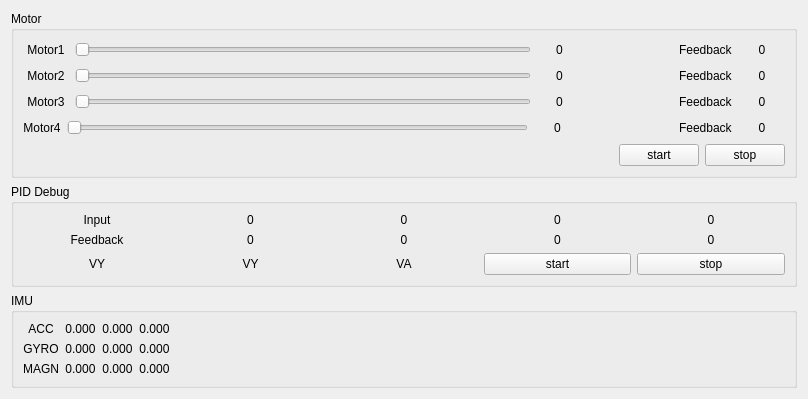
     <widget class="QWidget" name="tab_4">
      <attribute name="title">
       <string>Tab 2</string>
      </attribute>
      <layout class="QVBoxLayout" name="verticalLayout_6">
       <item>
        <widget class="QGroupBox" name="groupBox_4">
         <property name="title">
          <string>Motor</string>
         </property>
         <layout class="QVBoxLayout" name="verticalLayout_5" stretch="0,0,0,0,0">
          <item>
           <layout class="QHBoxLayout" name="horizontalLayout_7" stretch="1,10,1,2,1,1">
            <item>
             <widget class="QLabel" name="label_7">
              <property name="text">
               <string>Motor1</string>
              </property>
              <property name="alignment">
               <set>Qt::AlignCenter</set>
              </property>
             </widget>
            </item>
            <item>
             <widget class="QSlider" name="slider_set_pwm1">
              <property name="orientation">
               <enum>Qt::Horizontal</enum>
              </property>
             </widget>
            </item>
            <item>
             <widget class="QLabel" name="label_set_pwm1">
              <property name="text">
               <string>0</string>
              </property>
              <property name="alignment">
               <set>Qt::AlignCenter</set>
              </property>
             </widget>
            </item>
            <item>
             <spacer name="horizontalSpacer_10">
              <property name="orientation">
               <enum>Qt::Horizontal</enum>
              </property>
              <property name="sizeHint" stdset="0">
               <size>
                <width>40</width>
                <height>20</height>
               </size>
              </property>
             </spacer>
            </item>
            <item>
             <widget class="QLabel" name="label_10">
              <property name="text">
               <string>Feedback</string>
              </property>
             </widget>
            </item>
            <item>
             <widget class="QLabel" name="label_feedback1">
              <property name="text">
               <string>0</string>
              </property>
              <property name="alignment">
               <set>Qt::AlignCenter</set>
              </property>
             </widget>
            </item>
           </layout>
          </item>
          <item>
           <layout class="QHBoxLayout" name="horizontalLayout_8" stretch="1,10,1,2,1,1">
            <item>
             <widget class="QLabel" name="label_8">
              <property name="text">
               <string>Motor2</string>
              </property>
              <property name="alignment">
               <set>Qt::AlignCenter</set>
              </property>
             </widget>
            </item>
            <item>
             <widget class="QSlider" name="slider_set_pwm2">
              <property name="orientation">
               <enum>Qt::Horizontal</enum>
              </property>
             </widget>
            </item>
            <item>
             <widget class="QLabel" name="label_set_pwm2">
              <property name="text">
               <string>0</string>
              </property>
              <property name="alignment">
               <set>Qt::AlignCenter</set>
              </property>
             </widget>
            </item>
            <item>
             <spacer name="horizontalSpacer_11">
              <property name="orientation">
               <enum>Qt::Horizontal</enum>
              </property>
              <property name="sizeHint" stdset="0">
               <size>
                <width>40</width>
                <height>20</height>
               </size>
              </property>
             </spacer>
            </item>
            <item>
             <widget class="QLabel" name="label_11">
              <property name="text">
               <string>Feedback</string>
              </property>
             </widget>
            </item>
            <item>
             <widget class="QLabel" name="label_feedback2">
              <property name="text">
               <string>0</string>
              </property>
              <property name="alignment">
               <set>Qt::AlignCenter</set>
              </property>
             </widget>
            </item>
           </layout>
          </item>
          <item>
           <layout class="QHBoxLayout" name="horizontalLayout_9" stretch="1,10,1,2,1,1">
            <item>
             <widget class="QLabel" name="label_9">
              <property name="text">
               <string>Motor3</string>
              </property>
              <property name="alignment">
               <set>Qt::AlignCenter</set>
              </property>
             </widget>
            </item>
            <item>
             <widget class="QSlider" name="slider_set_pwm3">
              <property name="orientation">
               <enum>Qt::Horizontal</enum>
              </property>
             </widget>
            </item>
            <item>
             <widget class="QLabel" name="label_set_pwm3">
              <property name="text">
               <string>0</string>
              </property>
              <property name="alignment">
               <set>Qt::AlignCenter</set>
              </property>
             </widget>
            </item>
            <item>
             <spacer name="horizontalSpacer_12">
              <property name="orientation">
               <enum>Qt::Horizontal</enum>
              </property>
              <property name="sizeHint" stdset="0">
               <size>
                <width>40</width>
                <height>20</height>
               </size>
              </property>
             </spacer>
            </item>
            <item>
             <widget class="QLabel" name="label_12">
              <property name="text">
               <string>Feedback</string>
              </property>
             </widget>
            </item>
            <item>
             <widget class="QLabel" name="label_feedback3">
              <property name="text">
               <string>0</string>
              </property>
              <property name="alignment">
               <set>Qt::AlignCenter</set>
              </property>
             </widget>
            </item>
           </layout>
          </item>
          <item>
           <layout class="QHBoxLayout" name="horizontalLayout_10" stretch="0,10,1,2,1,1">
            <item>
             <widget class="QLabel" name="label_13">
              <property name="text">
               <string>Motor4</string>
              </property>
              <property name="alignment">
               <set>Qt::AlignCenter</set>
              </property>
             </widget>
            </item>
            <item>
             <widget class="QSlider" name="slider_set_pwm4">
              <property name="orientation">
               <enum>Qt::Horizontal</enum>
              </property>
             </widget>
            </item>
            <item>
             <widget class="QLabel" name="label_set_pwm4">
              <property name="text">
               <string>0</string>
              </property>
              <property name="alignment">
               <set>Qt::AlignCenter</set>
              </property>
             </widget>
            </item>
            <item>
             <spacer name="horizontalSpacer_13">
              <property name="orientation">
               <enum>Qt::Horizontal</enum>
              </property>
              <property name="sizeHint" stdset="0">
               <size>
                <width>40</width>
                <height>20</height>
               </size>
              </property>
             </spacer>
            </item>
            <item>
             <widget class="QLabel" name="label_14">
              <property name="text">
               <string>Feedback</string>
              </property>
             </widget>
            </item>
            <item>
             <widget class="QLabel" name="label_feedback4">
              <property name="text">
               <string>0</string>
              </property>
              <property name="alignment">
               <set>Qt::AlignCenter</set>
              </property>
             </widget>
            </item>
           </layout>
          </item>
          <item>
           <layout class="QHBoxLayout" name="horizontalLayout_11">
            <item>
             <spacer name="horizontalSpacer_14">
              <property name="orientation">
               <enum>Qt::Horizontal</enum>
              </property>
              <property name="sizeHint" stdset="0">
               <size>
                <width>40</width>
                <height>20</height>
               </size>
              </property>
             </spacer>
            </item>
            <item>
             <widget class="QPushButton" name="pushButton_start">
              <property name="text">
               <string>start</string>
              </property>
             </widget>
            </item>
            <item>
             <widget class="QPushButton" name="pushButton_stop">
              <property name="text">
               <string>stop</string>
              </property>
             </widget>
            </item>
           </layout>
          </item>
         </layout>
        </widget>
       </item>
       <item>
        <widget class="QGroupBox" name="groupBox_6">
         <property name="title">
          <string>PID Debug</string>
         </property>
         <layout class="QVBoxLayout" name="verticalLayout_7">
          <item>
           <layout class="QHBoxLayout" name="horizontalLayout_13">
            <item>
             <widget class="QLabel" name="label_25">
              <property name="text">
               <string>Input</string>
              </property>
              <property name="alignment">
               <set>Qt::AlignCenter</set>
              </property>
             </widget>
            </item>
            <item>
             <widget class="QLabel" name="label_input_1">
              <property name="text">
               <string>0</string>
              </property>
              <property name="alignment">
               <set>Qt::AlignCenter</set>
              </property>
             </widget>
            </item>
            <item>
             <widget class="QLabel" name="label_input_2">
              <property name="text">
               <string>0</string>
              </property>
              <property name="alignment">
               <set>Qt::AlignCenter</set>
              </property>
             </widget>
            </item>
            <item>
             <widget class="QLabel" name="label_input_3">
              <property name="text">
               <string>0</string>
              </property>
              <property name="alignment">
               <set>Qt::AlignCenter</set>
              </property>
             </widget>
            </item>
            <item>
             <widget class="QLabel" name="label_input_4">
              <property name="text">
               <string>0</string>
              </property>
              <property name="alignment">
               <set>Qt::AlignCenter</set>
              </property>
             </widget>
            </item>
           </layout>
          </item>
          <item>
           <layout class="QHBoxLayout" name="horizontalLayout_14">
            <item>
             <widget class="QLabel" name="label_27">
              <property name="text">
               <string>Feedback</string>
              </property>
              <property name="alignment">
               <set>Qt::AlignCenter</set>
              </property>
             </widget>
            </item>
            <item>
             <widget class="QLabel" name="label_output_1">
              <property name="text">
               <string>0</string>
              </property>
              <property name="alignment">
               <set>Qt::AlignCenter</set>
              </property>
             </widget>
            </item>
            <item>
             <widget class="QLabel" name="label_output_2">
              <property name="text">
               <string>0</string>
              </property>
              <property name="alignment">
               <set>Qt::AlignCenter</set>
              </property>
             </widget>
            </item>
            <item>
             <widget class="QLabel" name="label_output_3">
              <property name="text">
               <string>0</string>
              </property>
              <property name="alignment">
               <set>Qt::AlignCenter</set>
              </property>
             </widget>
            </item>
            <item>
             <widget class="QLabel" name="label_output_4">
              <property name="text">
               <string>0</string>
              </property>
              <property name="alignment">
               <set>Qt::AlignCenter</set>
              </property>
             </widget>
            </item>
           </layout>
          </item>
          <item>
           <layout class="QHBoxLayout" name="horizontalLayout_27">
            <item>
             <widget class="QLabel" name="label_29">
              <property name="text">
               <string>VY</string>
              </property>
              <property name="alignment">
               <set>Qt::AlignCenter</set>
              </property>
             </widget>
            </item>
            <item>
             <widget class="QLabel" name="label_30">
              <property name="text">
               <string>VY</string>
              </property>
              <property name="alignment">
               <set>Qt::AlignCenter</set>
              </property>
             </widget>
            </item>
            <item>
             <widget class="QLabel" name="label_31">
              <property name="text">
               <string>VA</string>
              </property>
              <property name="alignment">
               <set>Qt::AlignCenter</set>
              </property>
             </widget>
            </item>
            <item>
             <widget class="QPushButton" name="pushButton_start_2">
              <property name="text">
               <string>start</string>
              </property>
             </widget>
            </item>
            <item>
             <widget class="QPushButton" name="pushButton_stop_2">
              <property name="text">
               <string>stop</string>
              </property>
             </widget>
            </item>
           </layout>
          </item>
         </layout>
        </widget>
       </item>
       <item>
        <widget class="QGroupBox" name="groupBox_5">
         <property name="title">
          <string>IMU</string>
         </property>
         <layout class="QHBoxLayout" name="horizontalLayout_12">
          <item>
           <layout class="QGridLayout" name="gridLayout_6">
            <item row="2" column="0">
             <widget class="QLabel" name="label_28">
              <property name="text">
               <string>MAGN</string>
              </property>
              <property name="alignment">
               <set>Qt::AlignCenter</set>
              </property>
             </widget>
            </item>
            <item row="2" column="2">
             <widget class="QLabel" name="label_magn_y">
              <property name="text">
               <string>0.000</string>
              </property>
              <property name="alignment">
               <set>Qt::AlignCenter</set>
              </property>
             </widget>
            </item>
            <item row="1" column="0">
             <widget class="QLabel" name="label_26">
              <property name="text">
               <string>GYRO</string>
              </property>
              <property name="alignment">
               <set>Qt::AlignCenter</set>
              </property>
             </widget>
            </item>
            <item row="0" column="0">
             <widget class="QLabel" name="label_24">
              <property name="text">
               <string>ACC</string>
              </property>
              <property name="alignment">
               <set>Qt::AlignCenter</set>
              </property>
             </widget>
            </item>
            <item row="0" column="3">
             <widget class="QLabel" name="label_acc_z">
              <property name="text">
               <string>0.000</string>
              </property>
              <property name="alignment">
               <set>Qt::AlignCenter</set>
              </property>
             </widget>
            </item>
            <item row="0" column="2">
             <widget class="QLabel" name="label_acc_y">
              <property name="text">
               <string>0.000</string>
              </property>
              <property name="alignment">
               <set>Qt::AlignCenter</set>
              </property>
             </widget>
            </item>
            <item row="1" column="1">
             <widget class="QLabel" name="label_gyro_x">
              <property name="text">
               <string>0.000</string>
              </property>
              <property name="alignment">
               <set>Qt::AlignCenter</set>
              </property>
             </widget>
            </item>
            <item row="1" column="3">
             <widget class="QLabel" name="label_gyro_z">
              <property name="text">
               <string>0.000</string>
              </property>
              <property name="alignment">
               <set>Qt::AlignCenter</set>
              </property>
             </widget>
            </item>
            <item row="1" column="2">
             <widget class="QLabel" name="label_gyro_y">
              <property name="text">
               <string>0.000</string>
              </property>
              <property name="alignment">
               <set>Qt::AlignCenter</set>
              </property>
             </widget>
            </item>
            <item row="2" column="3">
             <widget class="QLabel" name="label_magn_z">
              <property name="text">
               <string>0.000</string>
              </property>
              <property name="alignment">
               <set>Qt::AlignCenter</set>
              </property>
             </widget>
            </item>
            <item row="0" column="1">
             <widget class="QLabel" name="label_acc_x">
              <property name="text">
               <string>0.000</string>
              </property>
              <property name="alignment">
               <set>Qt::AlignCenter</set>
              </property>
             </widget>
            </item>
            <item row="2" column="1">
             <widget class="QLabel" name="label_magn_x">
              <property name="text">
               <string>0.000</string>
              </property>
              <property name="alignment">
               <set>Qt::AlignCenter</set>
              </property>
             </widget>
            </item>
           </layout>
          </item>
          <item>
           <spacer name="horizontalSpacer_15">
            <property name="orientation">
             <enum>Qt::Horizontal</enum>
            </property>
            <property name="sizeHint" stdset="0">
             <size>
              <width>615</width>
              <height>20</height>
             </size>
            </property>
           </spacer>
          </item>
         </layout>
        </widget>
       </item>
      </layout>
     </widget>
